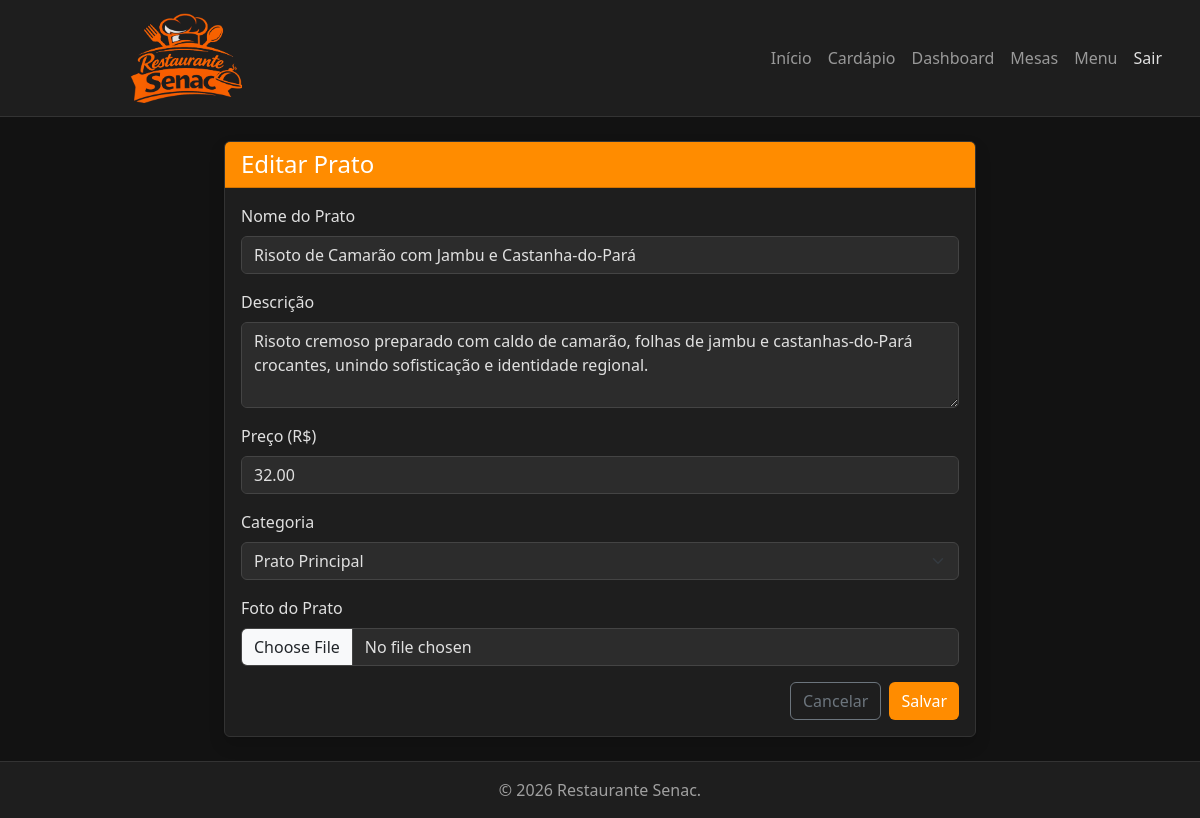
The page /pratos/6/editar/ (signed in) on the database its author committed.
### restaurant/models.py (models this page shows, shortened)
class Prato(models.Model):
    CATEGORIA_CHOICES = [
        ('ENTRADA', 'Entrada'),
        ('PRINCIPAL', 'Prato Principal'),
        ('BEBIDA', 'Bebida'),
        ('SOBREMESA', 'Sobremesa'),
    ]
    nome = models.CharField(max_length=100, verbose_name="Nome do Prato")
    descricao = models.TextField(verbose_name="Descrição")
    preco = models.DecimalField(max_digits=10, decimal_places=2, verbose_name="Preço (R$)")
    categoria = models.CharField(max_length=20, choices=CATEGORIA_CHOICES, verbose_name="Categoria")
    imagem = models.ImageField(upload_to='pratos/', blank=True, null=True, verbose_name="Foto do Prato")

### restaurant/views.py (the view)
# urls.py: path('pratos/<int:pk>/editar/', PratoUpdateView.as_view(), name='prato_update'),
class PratoUpdateView(LoginRequiredMixin, UpdateView):
    model = Prato
    form_class = PratoForm
    template_name = 'restaurant/prato_form.html'
    success_url = reverse_lazy('prato_list')

### restaurant/forms.py
class PratoForm(forms.ModelForm):
    class Meta:
        model = Prato
        fields = ['nome', 'descricao', 'preco', 'categoria', 'imagem']
        widgets = {
            'nome': forms.TextInput(attrs={'class': 'form-control', 'placeholder': 'Nome do prato'}),
            'descricao': forms.Textarea(attrs={'class': 'form-control', 'rows': 3, 'placeholder': 'Descrição detalhada'}),
            'preco': forms.NumberInput(attrs={'class': 'form-control', 'step': '0.01', 'placeholder': '0.00'}),
            'categoria': forms.Select(attrs={'class': 'form-select'}),
            'imagem': forms.FileInput(attrs={'class': 'form-control'}),
        }

### templates/restaurant/prato_form.html (shortened to what this page needs)
{% extends 'base.html' %}
{% block content %}
<div class="row justify-content-center">
    <div class="col-md-8">
        <div class="card shadow">
            <div class="card-header bg-orange text-white">
                <h4 class="mb-0">{% if form.instance.pk %}Editar Prato{% else %}Novo Prato{% endif %}</h4>
            </div>
            <div class="card-body">
                <form method="post" enctype="multipart/form-data">
                    {% for field in form %}
                    <div class="mb-3">
                        <label for="{{ field.id_for_label }}" class="form-label">{{ field.label }}</label>
                        {{ field }}
                    </div>
                    {% endfor %}
                    <div class="d-flex justify-content-end">
                        <a href="{% url 'prato_list' %}" class="btn btn-outline-secondary me-2">Cancelar</a>
                        <button type="submit" class="btn btn-orange">Salvar</button>
                    </div>
                </form>
            </div>
        </div>
    </div>
</div>
{% endblock %}

### static/css/styles.css (style rules this page uses)
:root { --bg-dark: #121212; --bg-card: #1e1e1e; --primary-orange: #FF8C00; --text-light: #e0e0e0; --text-muted: #a0a0a0; }
body { background-color: var(--bg-dark); color: var(--text-light); min-height: 100vh; display: flex; flex-direction: column; }
.bg-orange { background-color: var(--primary-orange) !important; }
.btn-orange { background-color: var(--primary-orange); color: white; border: none; font-weight: 500; }
.card { background-color: var(--bg-card); border: 1px solid #333; }
label { color: #e0e0e0; }
.form-control, .form-select { background-color: #2c2c2c; border: 1px solid #444; color: var(--text-light); }

### rows shown on the page
Prato: form "Risoto de Camarão com Jambu e Castanha-do-Pará" "Risoto cremoso preparado com caldo de camarão, folhas de jambu e castanhas-do-Pará crocantes, unindo sofisticação e identidade regional." "32.00" "Prato Principal"

### other values the page prints
{{ field.label }} "Nome do Prato" "Descrição" "Preço (R$)" "Categoria" "Foto do Prato"
